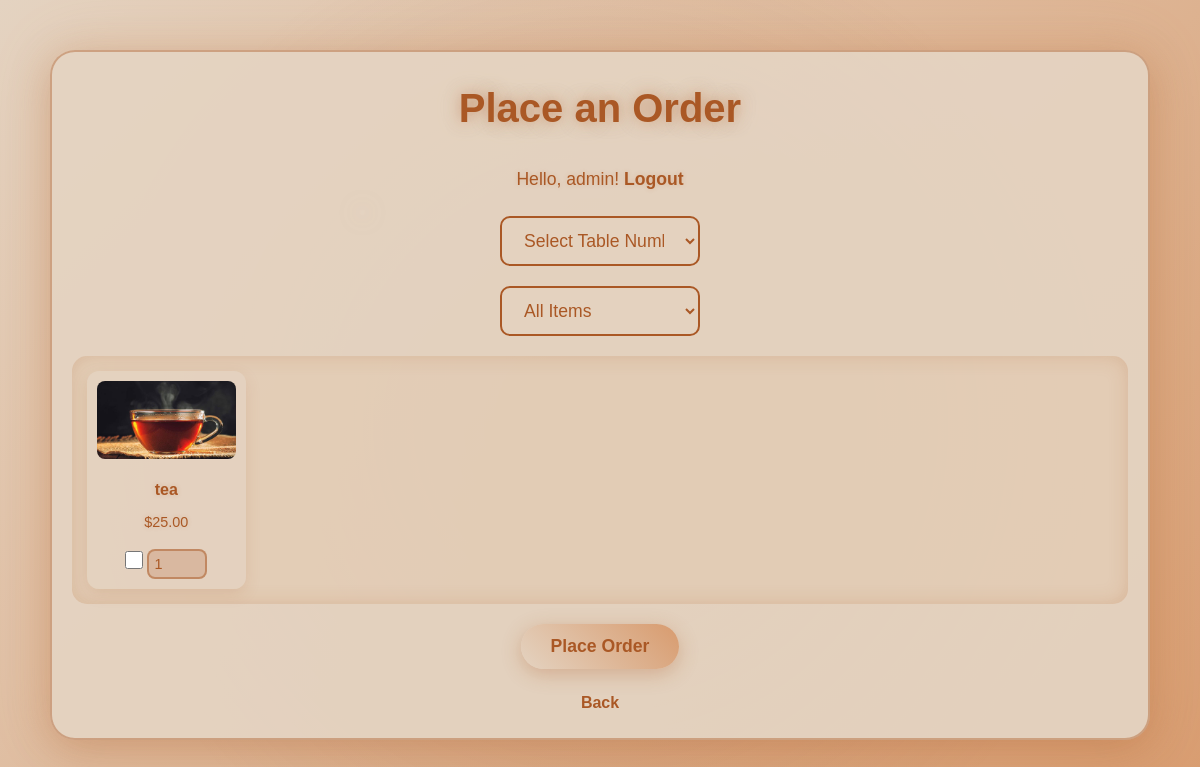
Screenshot of /cafe/place_order/ (signed in) with the database file from the repository.
### cafe/models.py (models this page shows, shortened)
class Item(models.Model):
    name = models.CharField(max_length=100)
    price = models.DecimalField(max_digits=6, decimal_places=2)
    is_available = models.BooleanField(default=True)
    image = models.ImageField(upload_to='items/', null=True, blank=True)
    item_type = models.CharField(max_length=20, choices=ITEM_TYPES, default='dessert')

### cafe/views.py (the view, shortened to what this page needs)
# urls.py: path('place_order/', views.place_order, name='place_order'),
@login_required
def place_order(request):
    items = Item.objects.filter(is_available=True)
    tables = Table.objects.all()
    return render(request, 'cafe/place_order.html', {
        'items': items,
        'tables': tables,
        'item_types': ITEM_TYPES,
        'selected_type': None
    })

### cafe/templates/cafe/place_order.html (shortened to what this page needs)
{% load static %}
<!DOCTYPE html>
<html lang="en">
<head>
</head>
<body>
    <div class="order-container">
        <h1>Place an Order</h1>
        {% if user.is_authenticated %}
            <p>Hello, {{ user.username }}! <a href="{% url 'cafe:logout' %}">Logout</a></p>
            <form method="POST" id="order-form" action="{% url 'cafe:place_order' %}">
                <select name="table_number" class="select-field" required>
                    <option value="" disabled selected>Select Table Number</option>
                </select>
                <select name="item_type" class="select-field" onchange="this.form.submit()">
                    <option value="" {% if not selected_type %}selected{% endif %}>All Items</option>
                </select>
                <div class="items-grid">
                    {% for item in items %}
                        <div class="item-card">
                            {% if item.image %}
                                <img src="{{ item.image.url }}" alt="{{ item.name }}">
                            {% else %}
                                <img src="{% static 'images/placeholder.png' %}" alt="No Image">
                            {% endif %}
                            <h3>{{ item.name }}</h3>
                            <p>${{ item.price }}</p>
                            <input type="checkbox" name="item_{{ item.id }}" value="{{item.id}}">
                            <input type="number" name="quantity_{{ item.id }}" min="1" value="1" disabled>
                        </div>
                    {% endfor %}
                </div>
                <button type="submit">Place Order</button>
            </form>
        {% else %}
            <p>Please <a href="{% url 'login' %}">login</a> or <a href="{% url 'cafe:signup' %}">sign up</a> to order.</p>
        {% endif %}
        <a href="{% url 'cafe:home' %}" class="back-link">Back</a>
    </div>
</body>
</html>

### cafe/templates/cafe/place_order.html (style rules this page uses)
* { margin: 0; padding: 0; box-sizing: border-box; }
body { font-family: 'Orbitron', 'Poppins', sans-serif; background: linear-gradient(135deg, #e4d3c1 0%, #d89b6e 100%); color: #aa5825; line-height: 1.8; min-height: 100vh; overflow-x: hidden; position: relative; -webkit-font-smoothing: antialiased; -moz-osx-font-smoothing: grayscale; }
body::before { content: ''; position: fixed; top: 0; left: 0; width: 100%; height: 100%; background: radial-gradient(circle, rgba(170, 88, 37, 0.2) 0%, transparent 70%); z-index: -1; animation: pulse-bg 10s infinite ease-in-out; }
body::after { content: ''; position: absolute; width: 5px; height: 5px; background: rgba(228, 211, 193, 0.7); border-radius: 50%; box-shadow: 0 0 20px rgba(228, 211, 193, 0.5); animation: drift 15s infinite ease-in-out; top: 20%; left: 30%; }
.order-container { max-width: 1100px; margin: 50px auto; padding: 20px; background: rgba(228, 211, 193, 0.95); border-radius: 25px; box-shadow: 0 10px 40px rgba(170, 88, 37, 0.3), 0 0 60px rgba(216, 155, 110, 0.2); position: relative; overflow: hidden; transition: transform 0.5s ease, box-shadow 0.5s ease; border: 2px solid rgba(170, 88, 37, 0.4); }
h1 { font-size: 2.5em; color: #aa5825; text-align: center; margin-bottom: 20px; text-shadow: 0 0 15px rgba(170, 88, 37, 0.5), 0 0 25px rgba(228, 211, 193, 0.3); animation: glow 2s infinite ease-in-out; }
p { font-size: 1.1em; color: #aa5825; text-align: center; margin-bottom: 20px; text-shadow: 0 0 5px rgba(170, 88, 37, 0.2); }
a { color: #aa5825; text-decoration: none; font-weight: 600; transition: color 0.3s ease, transform 0.3s ease, text-shadow 0.3s ease; }
#order-form { display: flex; flex-direction: column; gap: 20px; align-items: center; }
.items-grid { display: grid; grid-template-columns: repeat(auto-fill, minmax(150px, 1fr)); gap: 15px; width: 100%; padding: 15px; background: rgba(216, 155, 110, 0.1); border-radius: 15px; box-shadow: inset 0 0 20px rgba(170, 88, 37, 0.2); }
.item-card { background: rgba(228, 211, 193, 0.8); border-radius: 12px; box-shadow: 0 5px 15px rgba(170, 88, 37, 0.15); padding: 10px; text-align: center; transition: transform 0.3s ease, box-shadow 0.3s ease, background 0.3s ease; }
.item-card img { max-width: 100%; max-height: 100px; border-radius: 8px; margin-bottom: 8px; }
.item-card h3 { font-size: 1em; color: #aa5825; margin-bottom: 5px; text-shadow: 0 0 5px rgba(170, 88, 37, 0.2); }
.item-card p { font-size: 0.9em; color: #aa5825; margin-bottom: 8px; }
.item-card input[type="checkbox"] { width: 18px; height: 18px; accent-color: #aa5825; cursor: pointer; }
.item-card input[type="number"] { width: 60px; padding: 5px; font-size: 0.9em; background: rgba(228, 211, 193, 0.7); border: 2px solid #aa5825; border-radius: 8px; color: #aa5825; outline: none; transition: border-color 0.3s ease, box-shadow 0.3s ease; margin-top: 5px; }
.item-card input[type="number"]:disabled { background: rgba(170, 88, 37, 0.2); border-color: rgba(170, 88, 37, 0.5); cursor: not-allowed; }
.select-field { padding: 12px 18px; font-size: 1.1em; background: rgba(228, 211, 193, 0.7); border: 2px solid #aa5825; border-radius: 10px; color: #aa5825; outline: none; transition: border-color 0.3s ease, box-shadow 0.3s ease, transform 0.3s ease; width: 200px; }
button[type="submit"] { padding: 12px 30px; background: linear-gradient(45deg, #e4d3c1, #d89b6e); color: #aa5825; border: none; border-radius: 30px; font-size: 1.1em; font-weight: 700; cursor: pointer; box-shadow: 0 5px 20px rgba(170, 88, 37, 0.3); transition: transform 0.4s ease, box-shadow 0.4s ease, background 0.4s ease, color 0.4s ease; }
.back-link { display: block; text-align: center; margin-top: 20px; font-size: 1em; color: #aa5825; transition: color 0.3s ease, transform 0.3s ease; }

### rows the page displays
Item: image (picture), name "tea", price "25.00"

### other values shown
{{ user.username }} "admin"
